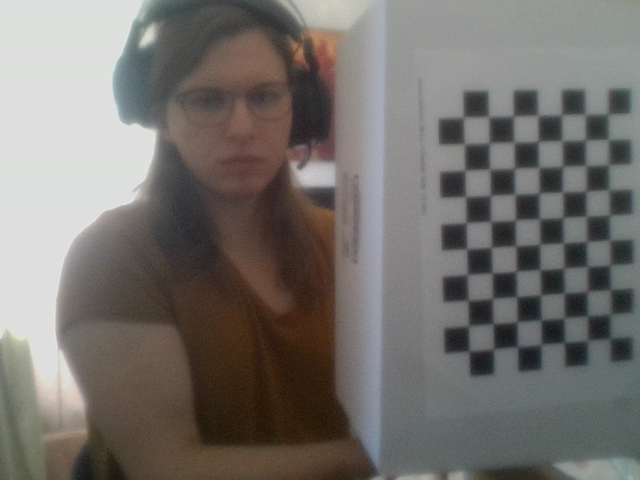
#> input picture oskars_wacky_testbed/web_cam_tests/images/image0.png, 640 x 480 px; its folder holds 5 pictures in this run
$ python camera_calibration_2.py
#> lines starting #> are read from the running program, lines starting #| are printed output that depends on the picture; after the words box and inside, x2 and y2 are one past the last pixel; in counts of white or black regions, pixels touching at a corner belong together
import numpy as np
import cv2 as cv
import glob


################ FIND CHESSBOARD CORNERS - OBJECT POINTS AND IMAGE POINTS #############################

chessboardSize = (7,10)
size_of_chessboard_squares_mm = 15
# frameSize = (640,480)
calib_data_path = "./calib_data_2"


# termination criteria
criteria = (cv.TERM_CRITERIA_EPS + cv.TERM_CRITERIA_MAX_ITER, 30, 0.001)


# prepare object points, like (0,0,0), (1,0,0), (2,0,0) ....,(6,5,0)
objp = np.zeros((chessboardSize[0] * chessboardSize[1], 3), np.float32)
objp[:,:2] = np.mgrid[0:chessboardSize[0],0:chessboardSize[1]].T.reshape(-1,2)


objp = objp * size_of_chessboard_squares_mm


# Arrays to store object points and image points from all the images.
objpoints = [] # 3d point in real world space
imgpoints = [] # 2d points in image plane.


images = glob.glob('./images/*.png')

for image in images:

    img = cv.imread(image)
#> img is the input picture: shape (480, 640, 3); mean B, G, R 109, 112.9, 116.7
    gray = cv.cvtColor(img, cv.COLOR_BGR2GRAY)
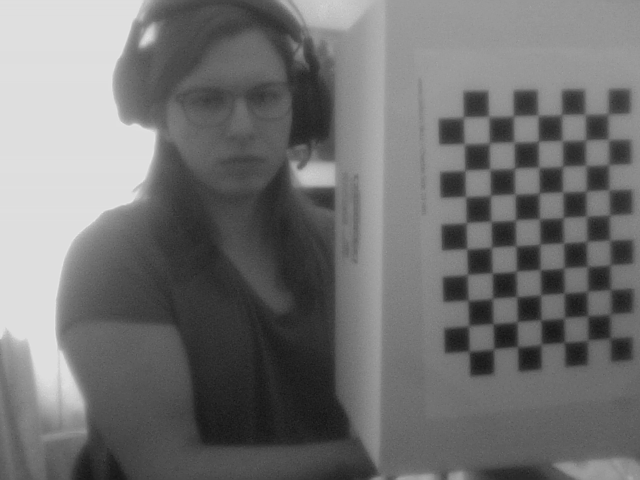
#> gray: shape (480, 640); min 18, max 229, mean 113.6

    # Find the chess board corners
    ret, corners = cv.findChessboardCorners(gray, chessboardSize, None)
#> ret = True; corners = 70 rows, first 8: [610, 338.5], [588, 339.2], [564.5, 340.3], [541, 344.5], [517.6, 346.2], [493.7, 349.1], [469, 351], [610, 314]

    # If found, add object points, image points (after refining them)
    if ret == True:

        objpoints.append(objp)
        corners2 = cv.cornerSubPix(gray, corners, (11,11), (-1,-1), criteria)
#> corners2 = 70 rows, first 8: [610.4, 338.1], [587.4, 340.3], [564.3, 342.4], [541.1, 344.4], [517.5, 346.7], [493.6, 348.9], [469.1, 351.3], [610.1, 314.2]
        imgpoints.append(corners)

        # Draw and display the corners
        cv.drawChessboardCorners(img, chessboardSize, corners2, ret)
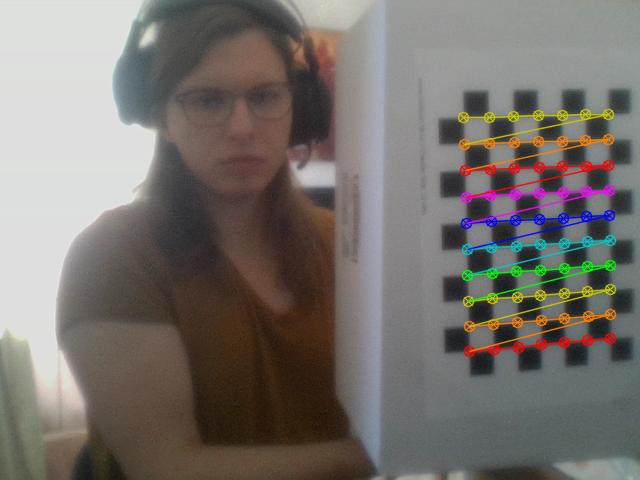
#> img: shape (480, 640, 3); 4.34% of pixels changed, all inside (x1, y1, x2, y2) = (457, 108, 617, 358)
        cv.imshow('img', img)
        cv.waitKey(1000)
#> pass 2 of the loop `for image in images:`:
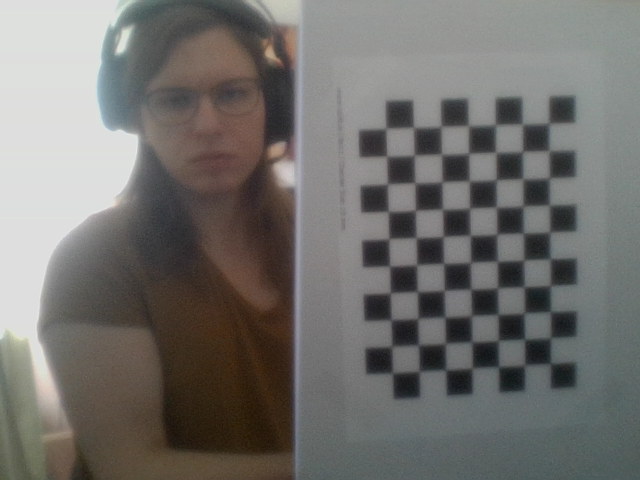
#> input picture oskars_wacky_testbed/web_cam_tests/images/image1.png, 640 x 480 px
#> img is the input picture: shape (480, 640, 3); mean B, G, R 109, 112.2, 113.8
#> `gray = cv.cvtColor(img, cv.COLOR_BGR2GRAY)`:
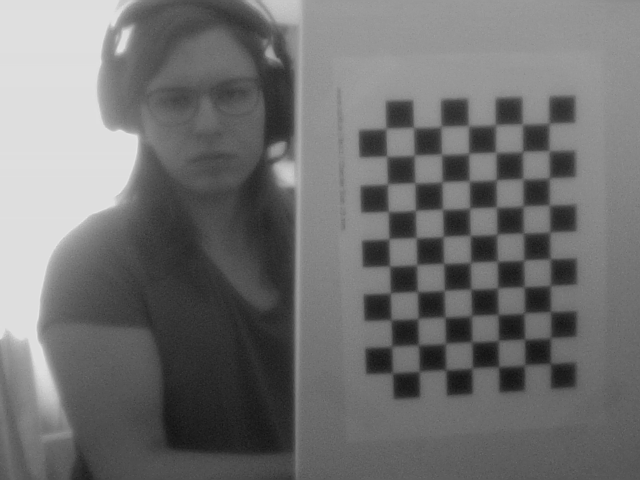
#> gray: shape (480, 640); min 16, max 231, mean 112.3
#> corners = 70 rows, first 8: [550, 363.5], [524.5, 365], [499, 366.5], [472.5, 368], [446.4, 370.1], [419.7, 372.8], [392.5, 372.9], [549.7, 337.3]
#> corners2 = 70 rows, first 8: [550.5, 363.5], [524.5, 365.2], [498.6, 366.8], [472, 368.1], [445.7, 369.8], [419.1, 371.4], [392.4, 373], [550.5, 338]
#> `cv.drawChessboardCorners(img, chessboardSize, corners2, ret)`:
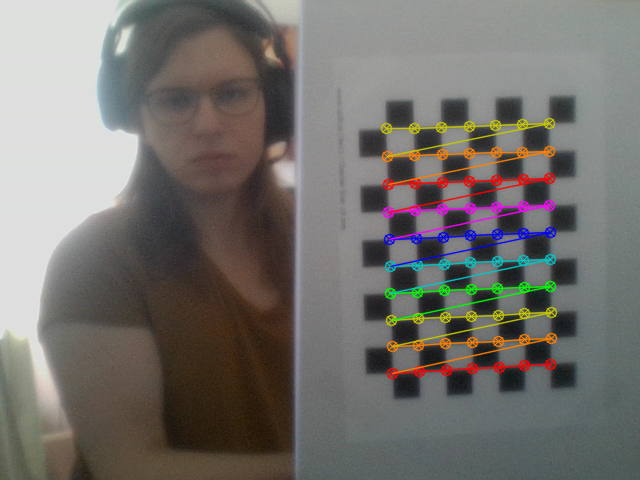
#> img: shape (480, 640, 3); 4.66% of pixels changed, all inside (x1, y1, x2, y2) = (380, 117, 558, 380)
#> pass 3 of the loop `for image in images:`:
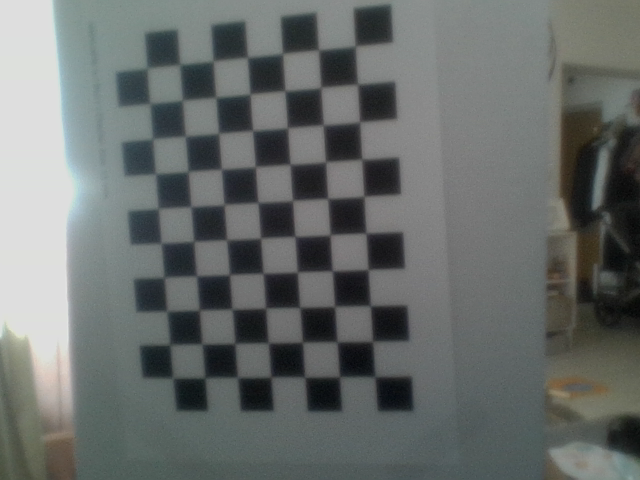
#> input picture oskars_wacky_testbed/web_cam_tests/images/image10.png, 640 x 480 px
#> img is the input picture: shape (480, 640, 3); mean B, G, R 106.9, 108.6, 104.1
#> corners = 70 rows, first 8: [375, 376.5], [339.4, 376.3], [304.9, 378.8], [271.8, 376.6], [237.6, 376.9], [205, 377.5], [172.5, 378.5], [372.5, 341.5]
#> corners2 = 70 rows, first 8: [375, 376.7], [339.4, 376.8], [304.8, 377.1], [270.9, 377], [237.6, 377.4], [204.8, 377.9], [173.1, 378], [372.4, 341.5]
#> `cv.drawChessboardCorners(img, chessboardSize, corners2, ret)`:
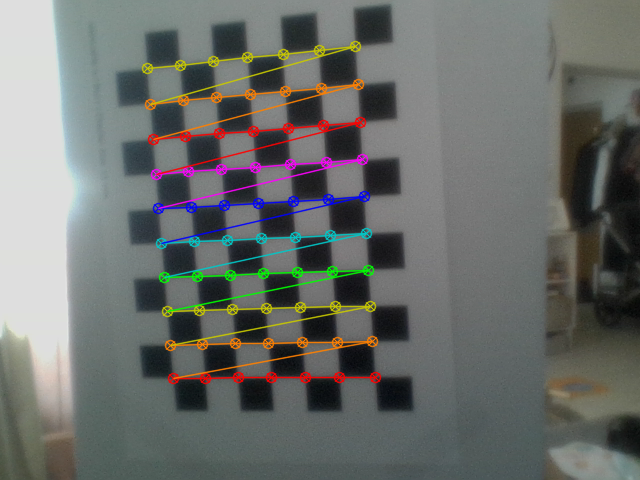
#> img: shape (480, 640, 3); 5.55% of pixels changed, all inside (x1, y1, x2, y2) = (141, 40, 382, 385)
#> the loop made 5 passes; the first 3 are shown


cv.destroyAllWindows()


############## CALIBRATION #######################################################

ret, cameraMatrix, dist, rvecs, tvecs = cv.calibrateCamera(objpoints, imgpoints, gray.shape[::-1], None, None)

# Save the camera calibration result for later use (we won't worry about rvecs / tvecs)
# pickle.dump((cameraMatrix, dist), open( "calibration.pkl", "wb" ))
# pickle.dump(cameraMatrix, open( "cameraMatrix.pkl", "wb" ))
# pickle.dump(dist, open( "dist.pkl", "wb" ))
np.savez(
    f"{calib_data_path}/MultiMatrix",
    camMatrix=cameraMatrix,
    distCoef=dist,
    rVector=rvecs,
    tVector=tvecs,
)


############## UNDISTORTION #####################################################

img = cv.imread('./images/image5.png')
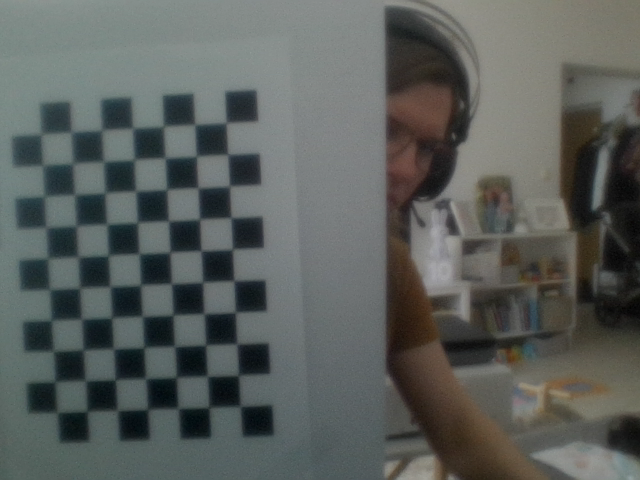
#> input picture oskars_wacky_testbed/web_cam_tests/images/image5.png, 640 x 480 px, found by its file name
#> img is the input picture: shape (480, 640, 3); mean B, G, R 92, 94.9, 90.6
h,  w = img.shape[:2]
#> h = 480; w = 640
newCameraMatrix, roi = cv.getOptimalNewCameraMatrix(cameraMatrix, dist, (w,h), 1, (w,h))


# Undistort
dst = cv.undistort(img, cameraMatrix, dist, None, newCameraMatrix)

# crop the image
x, y, w, h = roi
dst = dst[y:y+h, x:x+w]
#> dst: shape (474, 634, 3)
cv.imwrite('caliResult1.png', dst)


# Undistort with Remapping
mapx, mapy = cv.initUndistortRectifyMap(cameraMatrix, dist, None, newCameraMatrix, (w,h), 5)
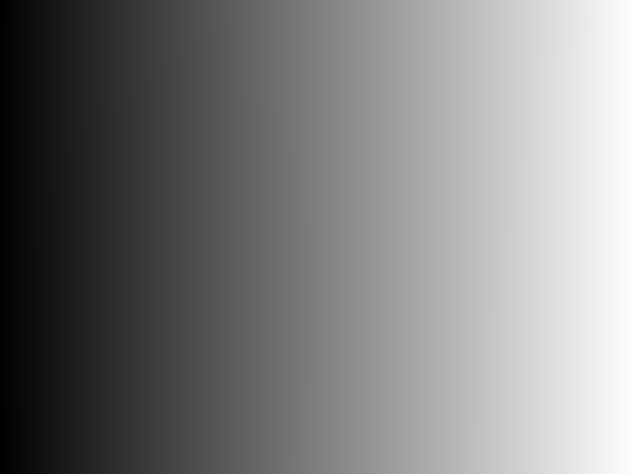
#> mapx: shape (474, 634) float32; min -2.93, max 634.8, mean 315.1; drawn with min black and max white
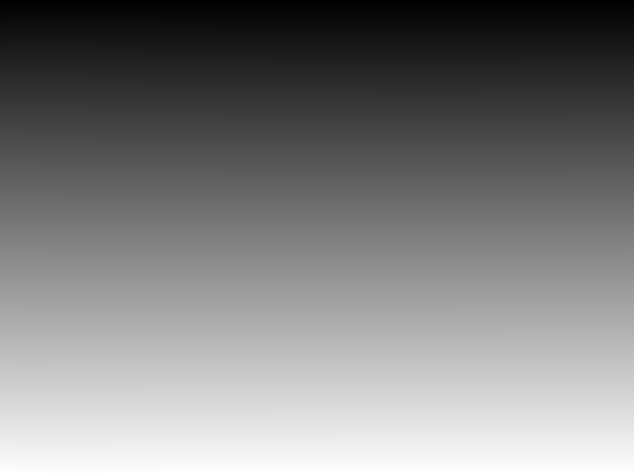
#> mapy: shape (474, 634) float32; min -2.57, max 474.9, mean 235.4; drawn with min black and max white
dst = cv.remap(img, mapx, mapy, cv.INTER_LINEAR)
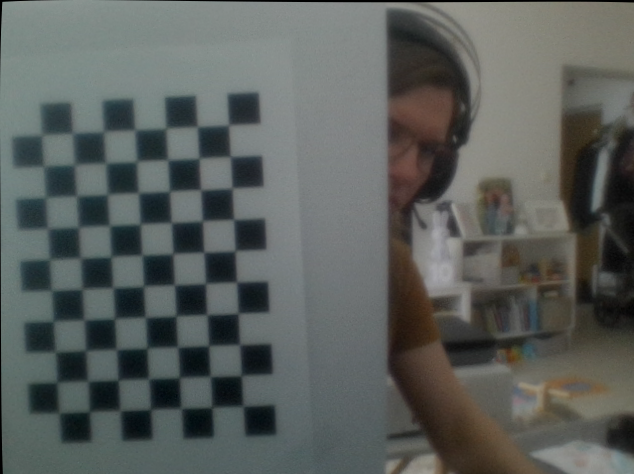
#> dst: shape (474, 634, 3); mean B, G, R 92, 94.9, 90.5

# crop the image
x, y, w, h = roi
dst = dst[y:y+h, x:x+w]
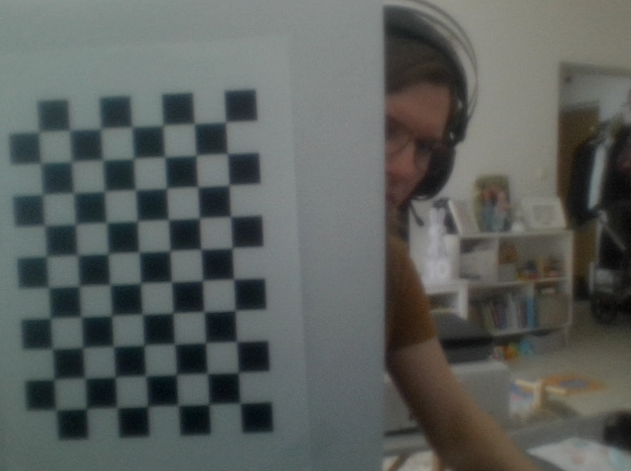
#> dst: shape (471, 631, 3); mean B, G, R 92.2, 95.1, 90.7
cv.imwrite('caliResult2.png', dst)


# Reprojection Error
mean_error = 0

for i in range(len(objpoints)):
    imgpoints2, _ = cv.projectPoints(objpoints[i], rvecs[i], tvecs[i], cameraMatrix, dist)
    error = cv.norm(imgpoints[i], imgpoints2, cv.NORM_L2)/len(imgpoints2)
    mean_error += error

print( "total error: {}".format(mean_error/len(objpoints)) )
